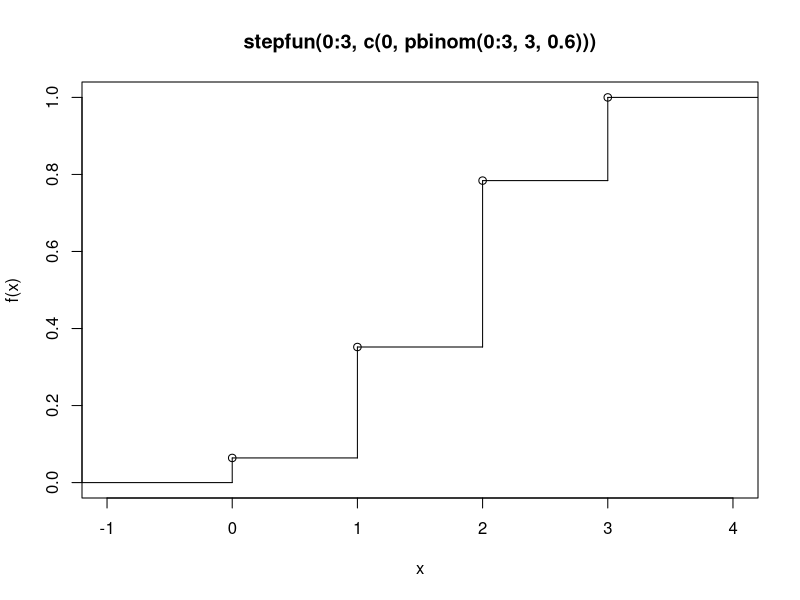
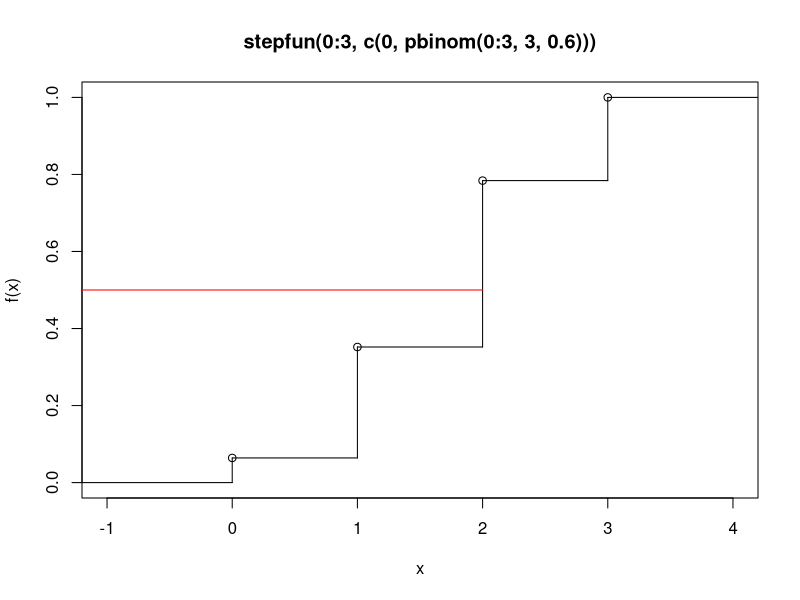
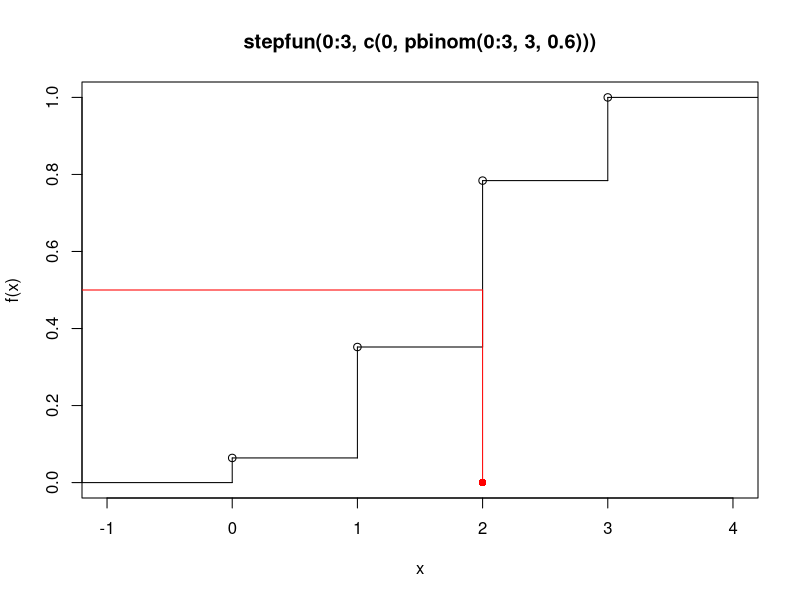
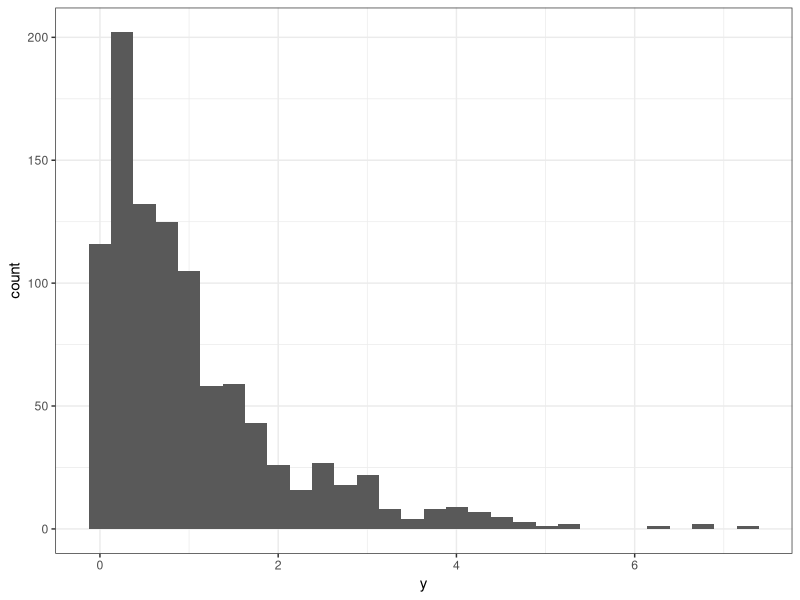
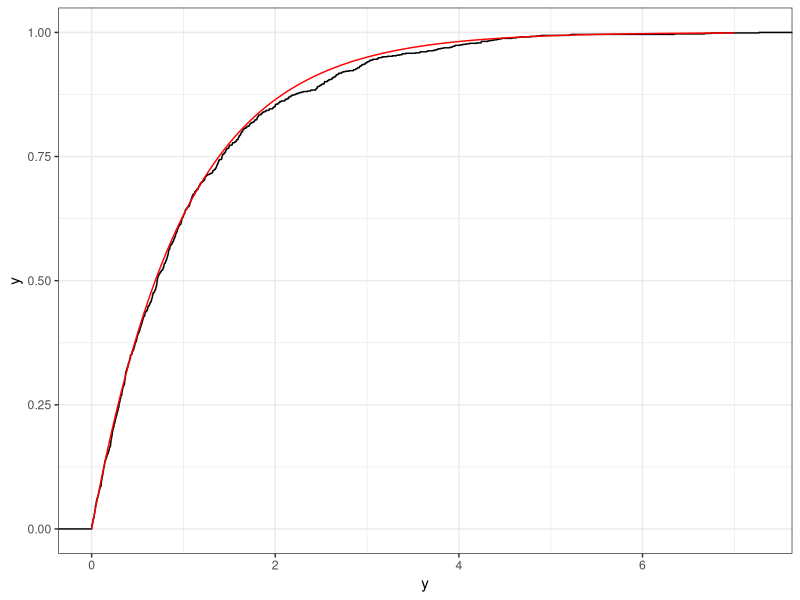
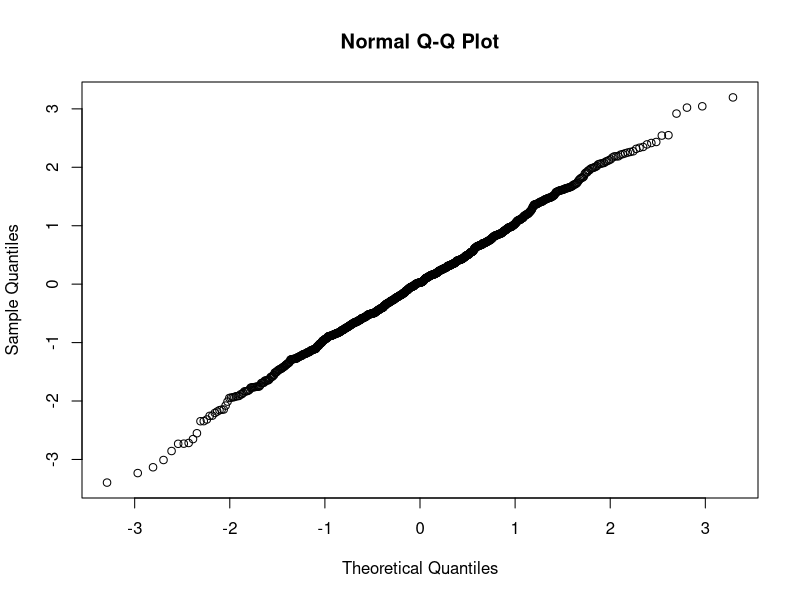
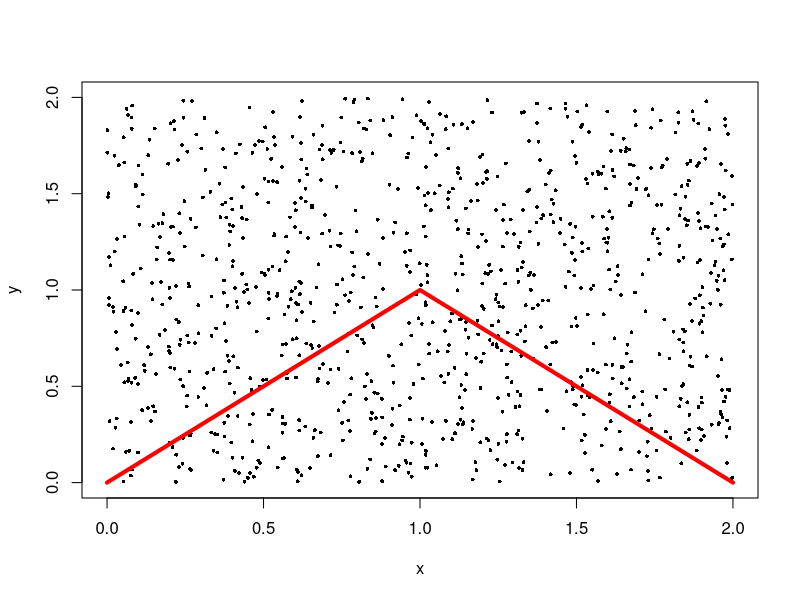
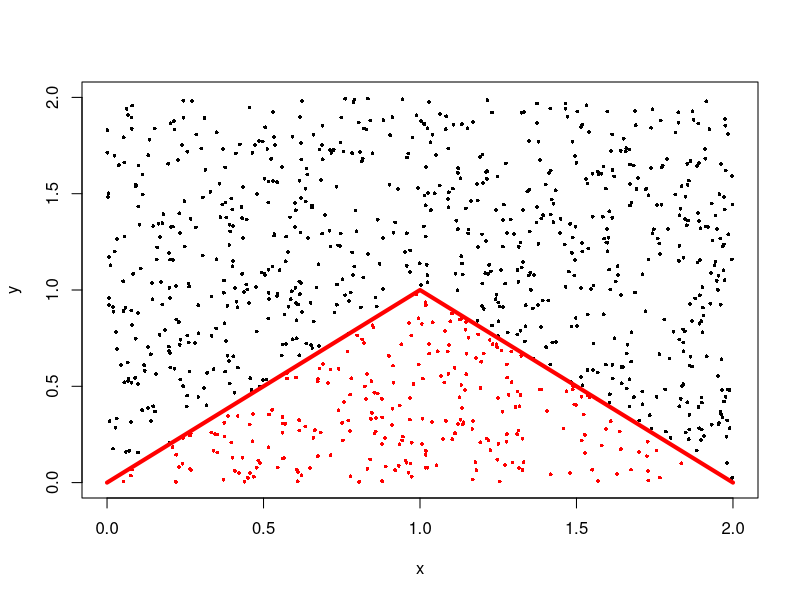

Recreate these plots in R, in order.
## ---- chunk 1
#Write code here
## ---- chunk 2
#Check the method that R is using for random number generation.  
RNGkind()
## ---- chunk 3
set.seed(42)
runif(2)

RNG.state <- .Random.seed
runif(2)

set.seed(42)
runif(4)

.Random.seed <- RNG.state
runif(2)
## ---- chunk 4
#| echo: false
library(tidyverse)
plot(stepfun(0:3,c(0,pbinom(0:3,3,0.6))))
## ---- chunk 5
#| echo: false
plot(stepfun(0:3,c(0,pbinom(0:3,3,0.6))))
points(c(-2,2),c(0.5,0.5),type = "l", col = "red")
## ---- chunk 6
#| echo: false
plot(stepfun(0:3,c(0,pbinom(0:3,3,0.6))))
points(c(-2,2),c(0.5,0.5),type = "l", col = "red")
points(c(2,2),c(0.5,0),type = "l", col = "red")
points(c(2),c(0), col = "red",pch = 16)
## ---- chunk 7
set.seed(1234)
u <- runif(10)
bin <- qbinom(u, 3, 0.6)
bin
## ---- chunk 8
set.seed(1234)
u <- runif(1000)
bin <- qbinom(u, 3, 0.6)
table(bin)/1000
#True probabilies 
dbinom(0:3,3,0.6)
## ---- chunk 9
u <- runif(5)
Finv <- function(y,theta=1){-theta*log(1-y)}
Finv(u)
set.seed(1234)
u <- runif(1000)
Finv <- function(u,theta=1){-theta*log(1-u)}
#Could also use Finv <- function(u,theta=1){-theta*log(u)}.  Why?
y <- Finv(u)
## ---- chunk 10
#| echo: false
library(ggplot2)
dat <- data.frame(y)
ggplot(aes(x = y), data = dat) + geom_histogram() + theme_bw()
## ---- chunk 11
#really close!
truth <- data.frame(x = seq(0,7,0.001),y = pexp(seq(0,7,0.001)))
ggplot(aes(x = y), data = dat) + stat_ecdf() + theme_bw() + geom_path(aes(x=x,y=y), data = truth, color = "red") 
#Base R
#plot(ecdf(y))
#points(seq(0,7,0.001),pexp(seq(0,7,0.001)),type="l",col="red")
## ---- chunk 12
set.seed(1234)
u <- runif(1000)
x <- qnorm(u)
## ---- chunk 13
#| echo: false
qqnorm(x)
## ---- chunk 14
#pdf
pdfnorm <- function(x, mu = 0, sigma = 1){
  out <- 1/(sigma*sqrt(2*pi)) * exp(-1/(2*sigma^2)*(x - mu)^2)  
  return(out)
}
#cdf
cdfnorm <- function(x, mu = 0, sigma = 1){
  sum(pdfnorm(seq(-10*sigma,x,0.00001))*0.00001)
}
## ---- chunk 15
#inverse cdf
icdfnorm <- function(p, mu = 0, sigma = 1){
  #Objective function

  f <- function(x,p){
  abs(cdfnorm(x) - p)
  }

  optimize(f, lower = -10, upper = 10, p=p)$minimum
    }

icdfnorm <- Vectorize(icdfnorm)
u <- runif(10)
icdfnorm(u)
## ---- chunk 16
RNGkind()
## ---- chunk 17
#this function is the pdf of a triangle distribution
triangle <- function(x){
  if (x < 1 & x > 0){
    return(x)
  }else if(x >= 1 & x < 2){
    return(2-x)
  } else {
      return(0)
    }
}

triangle <- Vectorize(triangle)
## ---- chunk 18
#| echo: false
set.seed(1234)
x <- runif(1000,0,2)
y <- runif(1000,0,2)
col <- rep("black",1000)
col[y < triangle(x)] <- "red"
plot(x,y,ylim=c(0,2),xlim=c(0,2), pch = 16, cex = 0.5)
points(seq(0,2,0.001),triangle(seq(0,2,0.001)),type= "l",col = "red", lwd = 4)
## ---- chunk 19
#| echo: false
set.seed(1234)
x <- runif(1000,0,2)
y <- runif(1000,0,2)
col <- rep("black",1000)
col[y < triangle(x)] <- "red"
plot(x,y,ylim=c(0,2),xlim=c(0,2), col = col, pch = 16, cex = 0.5)
points(seq(0,2,0.001),triangle(seq(0,2,0.001)),type= "l",col = "red", lwd = 4)
## ---- chunk 20
#randomly sample from a triangle distribution
samp <- function(n,k=2){
#set.seed(4321)
  randsamp <- c()
  while (length(randsamp) < n){
x <- runif(1,0,2)
y <- runif(1,0,k)
  if (y <= triangle(x)){
   randsamp <- c(randsamp,x)
  }
}

return(randsamp)
}
## ---- chunk 21
set.seed(1234)
data.frame(x = samp(10000,k=2)) %>% 
  ggplot(aes(x = x)) + 
  geom_histogram() + 
  theme_bw()
